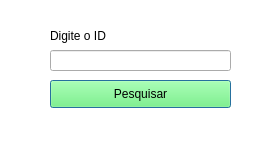
<?xml version="1.0" encoding="UTF-8"?>
<ui version="4.0">
 <class>Dialog</class>
 <widget class="QDialog" name="Dialog">
  <property name="geometry">
   <rect>
    <x>0</x>
    <y>0</y>
    <width>267</width>
    <height>141</height>
   </rect>
  </property>
  <property name="windowTitle">
   <string>Dialog</string>
  </property>
  <widget class="QLabel" name="label">
   <property name="geometry">
    <rect>
     <x>0</x>
     <y>0</y>
     <width>271</width>
     <height>141</height>
    </rect>
   </property>
   <property name="styleSheet">
    <string notr="true">background-color: rgb(255, 255, 255);</string>
   </property>
   <property name="text">
    <string/>
   </property>
  </widget>
  <widget class="QLabel" name="label_2">
   <property name="geometry">
    <rect>
     <x>50</x>
     <y>20</y>
     <width>91</width>
     <height>31</height>
    </rect>
   </property>
   <property name="styleSheet">
    <string notr="true">font: 10pt &quot;MS Shell Dlg 2&quot;;</string>
   </property>
   <property name="text">
    <string>Digite o ID</string>
   </property>
  </widget>
  <widget class="QLineEdit" name="input_id">
   <property name="geometry">
    <rect>
     <x>50</x>
     <y>50</y>
     <width>181</width>
     <height>21</height>
    </rect>
   </property>
  </widget>
  <widget class="QPushButton" name="pushButton">
   <property name="geometry">
    <rect>
     <x>50</x>
     <y>80</y>
     <width>181</width>
     <height>28</height>
    </rect>
   </property>
   <property name="styleSheet">
    <string notr="true">font: 10pt &quot;MS Shell Dlg 2&quot;;
background-color: rgb(99, 255, 104);</string>
   </property>
   <property name="text">
    <string>Pesquisar</string>
   </property>
  </widget>
 </widget>
 <resources/>
 <connections/>
</ui>
